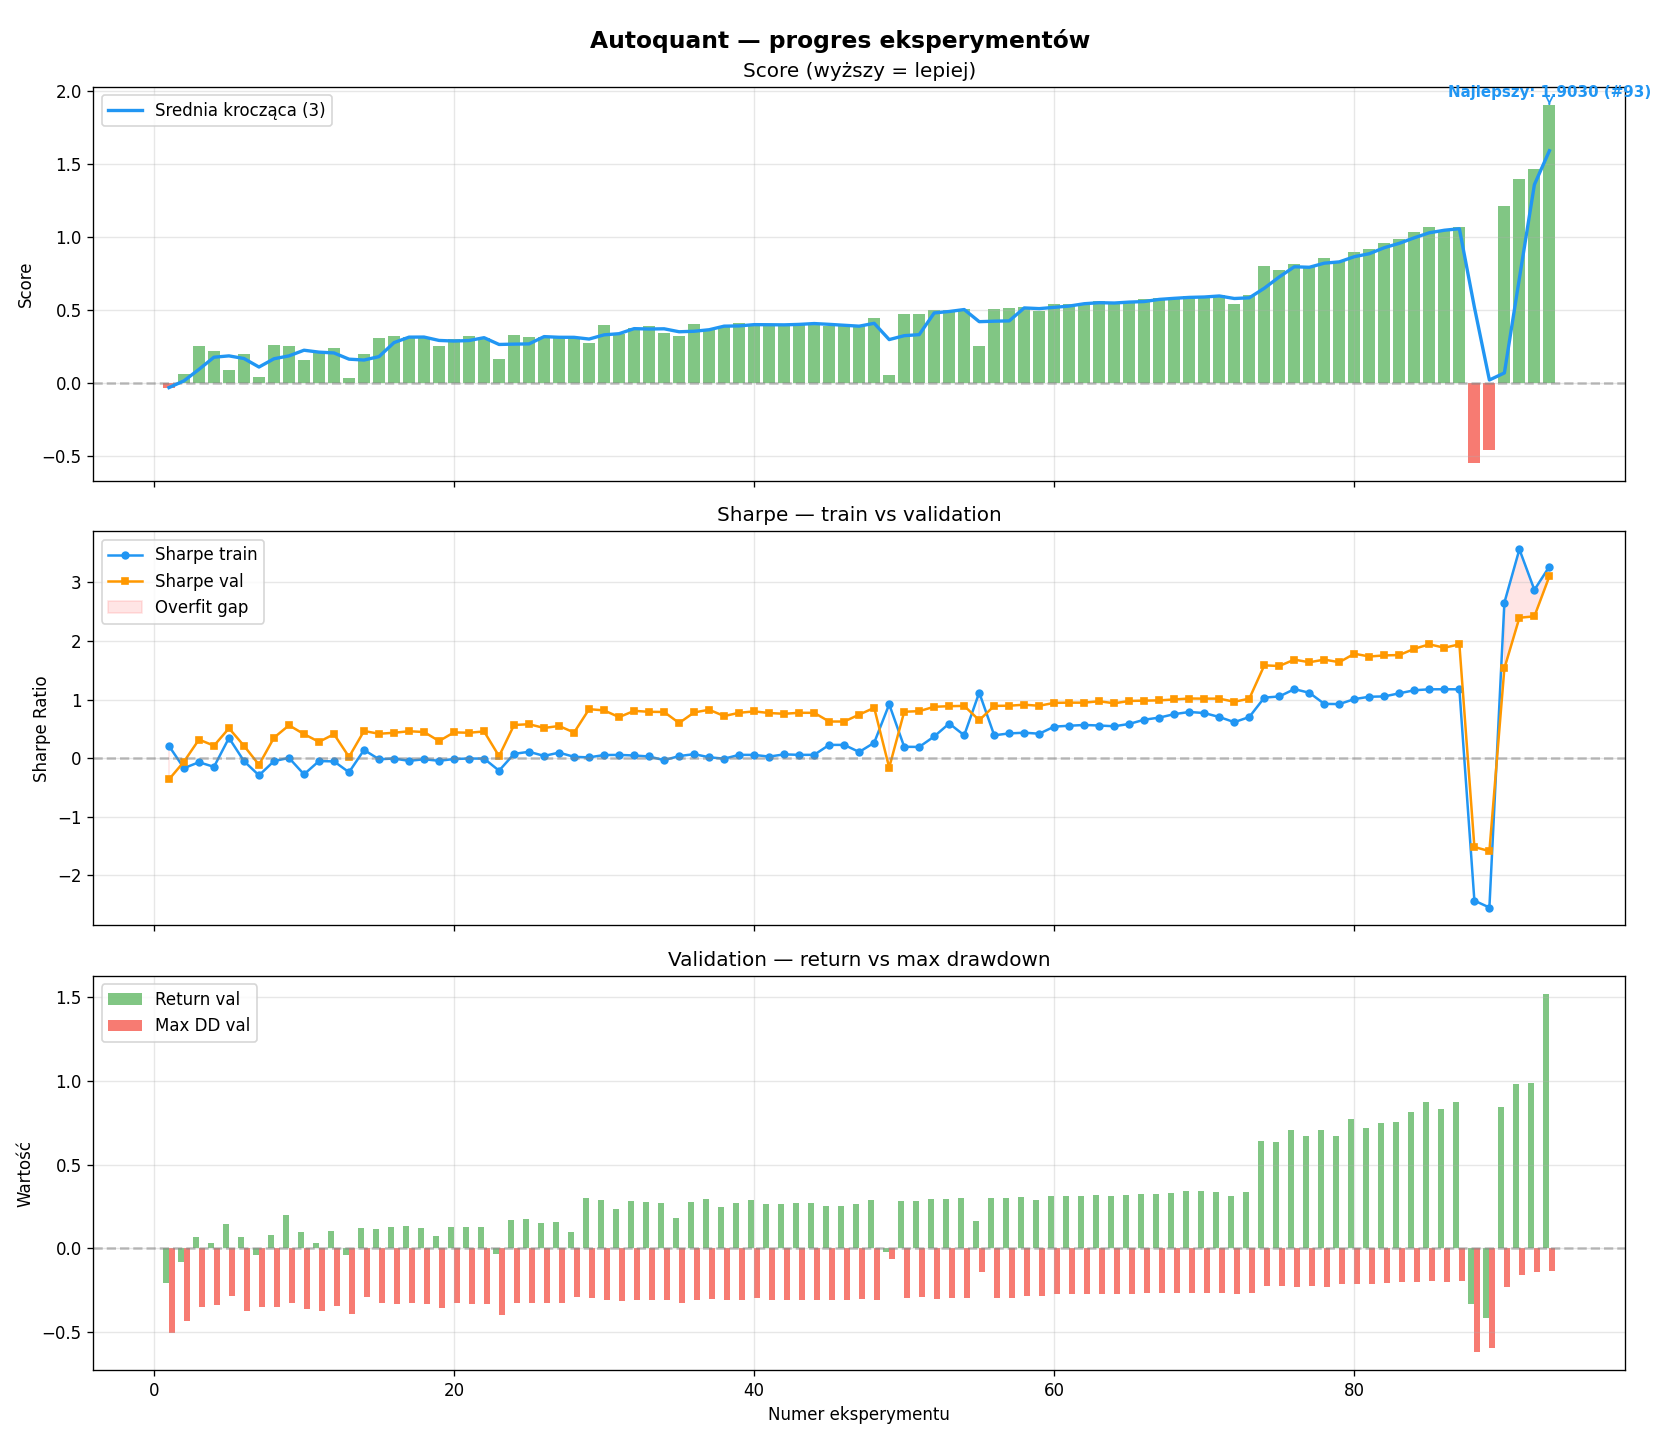

Here is the Python script that generated this plot:
"""
progress.py — wizualizacja progresu eksperymentów z results.tsv
Uruchomienie: python3 progress.py
Monitoring:   watch --color -n 30 python3 progress.py
"""

import pandas as pd
import numpy as np
import matplotlib.pyplot as plt
import subprocess
from pathlib import Path
from datetime import datetime
import sys
import os

RESULTS_FILE = Path(__file__).parent / "results.tsv"

# Kolory ANSI
GREEN = "\033[92m"
RED = "\033[91m"
YELLOW = "\033[93m"
CYAN = "\033[96m"
WHITE = "\033[97m"
BOLD = "\033[1m"
DIM = "\033[2m"
RESET = "\033[0m"
BG_GREEN = "\033[42;30m"
BG_RED = "\033[41;97m"
BG_CYAN = "\033[46;30m"


def _pct(val) -> float:
    """Konwertuje string '12.34%' lub float na float."""
    if isinstance(val, str):
        return float(val.strip('%')) / 100
    return val


def _get_system_stats() -> dict:
    """Pobiera CPU, RAM i GPU stats."""
    stats = {"cpu": 0.0, "ram_used": 0, "ram_total": 0,
             "gpu_util": 0, "gpu_mem_used": 0, "gpu_mem_total": 0,
             "gpu_temp": 0, "gpu_power": 0, "gpu_name": "?"}

    # CPU
    try:
        with open("/proc/stat") as f:
            line = f.readline()
        vals = list(map(int, line.split()[1:]))
        idle = vals[3]
        total = sum(vals)
        # Potrzebujemy dwóch odczytów — użyjemy loadavg jako przybliżenie
        with open("/proc/loadavg") as f:
            load1 = float(f.read().split()[0])
        ncpu = len(os.sched_getaffinity(0))
        stats["cpu"] = min(load1 / ncpu * 100, 100)
    except Exception:
        pass

    # RAM
    try:
        with open("/proc/meminfo") as f:
            mem = {}
            for line in f:
                parts = line.split()
                mem[parts[0].rstrip(":")] = int(parts[1])
        total = mem.get("MemTotal", 0)
        avail = mem.get("MemAvailable", 0)
        stats["ram_total"] = total // 1024  # MB
        stats["ram_used"] = (total - avail) // 1024
    except Exception:
        pass

    # GPU (nvidia-smi)
    try:
        result = subprocess.run(
            ["nvidia-smi",
             "--query-gpu=utilization.gpu,memory.used,memory.total,temperature.gpu,power.draw,name",
             "--format=csv,noheader,nounits"],
            capture_output=True, text=True, timeout=5
        )
        if result.returncode == 0:
            parts = [p.strip() for p in result.stdout.strip().split(",")]
            stats["gpu_util"] = int(parts[0])
            stats["gpu_mem_used"] = int(parts[1])
            stats["gpu_mem_total"] = int(parts[2])
            stats["gpu_temp"] = int(parts[3])
            stats["gpu_power"] = float(parts[4])
            stats["gpu_name"] = parts[5]
    except Exception:
        pass

    return stats


def _bar(pct: float, width: int = 15, fill_color: str = GREEN) -> str:
    """Rysuje pasek postępu ASCII."""
    filled = int(pct / 100 * width)
    empty = width - filled

    if pct > 80:
        fill_color = RED
    elif pct > 50:
        fill_color = YELLOW

    return f"{fill_color}{'█' * filled}{DIM}{'░' * empty}{RESET} {pct:>5.1f}%"


def _is_agent_running() -> bool:
    """Sprawdza czy strategy.py jest aktualnie uruchomiony."""
    try:
        result = subprocess.run(
            ["pgrep", "-f", "strategy.py"],
            capture_output=True, text=True, timeout=5
        )
        return result.returncode == 0
    except Exception:
        return False


def _time_ago(dt: datetime) -> str:
    """Zwraca czytelny czas od podanej daty."""
    diff = datetime.now() - dt
    minutes = int(diff.total_seconds() / 60)
    if minutes < 1:
        return "przed chwilą"
    elif minutes < 60:
        return f"{minutes} min temu"
    else:
        hours = minutes // 60
        return f"{hours}h {minutes % 60}min temu"


def load_results() -> pd.DataFrame:
    """Wczytuje results.tsv."""
    if not RESULTS_FILE.exists():
        print("Brak pliku results.tsv — uruchom najpierw strategy.py")
        sys.exit(1)

    df = pd.read_csv(RESULTS_FILE, sep="\t")
    df["data"] = pd.to_datetime(df["data"])

    for col in ["return_train", "return_val", "max_dd_val"]:
        df[col] = df[col].apply(_pct)

    if len(df) == 0:
        print("Plik results.tsv jest pusty — uruchom strategy.py")
        sys.exit(1)

    return df


def plot_progress(df: pd.DataFrame):
    """Rysuje wykres progresu eksperymentów."""
    fig, axes = plt.subplots(3, 1, figsize=(14, 12), sharex=True)
    fig.suptitle("Autoquant — progres eksperymentów", fontsize=14, fontweight="bold")

    nr = df["nr"]

    # ─── 1. Score ───
    ax = axes[0]
    colors = ["#4CAF50" if s > 0 else "#F44336" for s in df["score"]]
    ax.bar(nr, df["score"], color=colors, alpha=0.7, width=0.8)
    ax.axhline(y=0, color="gray", linestyle="--", alpha=0.5)

    if len(df) >= 3:
        rolling = df["score"].rolling(3, min_periods=1).mean()
        ax.plot(nr, rolling, color="#2196F3", linewidth=2, label="Srednia krocząca (3)")
        ax.legend()

    best_idx = df["score"].idxmax()
    best = df.loc[best_idx]
    ax.annotate(
        f"Najlepszy: {best['score']:.4f} (#{int(best['nr'])})",
        xy=(best["nr"], best["score"]),
        xytext=(best["nr"], best["score"] + 0.05),
        ha="center", fontsize=9, fontweight="bold",
        arrowprops=dict(arrowstyle="->", color="#2196F3"),
        color="#2196F3",
    )

    ax.set_ylabel("Score")
    ax.set_title("Score (wyższy = lepiej)")
    ax.grid(True, alpha=0.3)

    # ─── 2. Sharpe train vs val ───
    ax = axes[1]
    ax.plot(nr, df["sharpe_train"], "o-", color="#2196F3", label="Sharpe train", markersize=4)
    ax.plot(nr, df["sharpe_val"], "s-", color="#FF9800", label="Sharpe val", markersize=4)
    ax.axhline(y=0, color="gray", linestyle="--", alpha=0.5)
    ax.fill_between(nr, df["sharpe_train"], df["sharpe_val"],
                     where=(df["sharpe_train"] > df["sharpe_val"]),
                     alpha=0.1, color="red", label="Overfit gap")
    ax.set_ylabel("Sharpe Ratio")
    ax.set_title("Sharpe — train vs validation")
    ax.legend(loc="upper left")
    ax.grid(True, alpha=0.3)

    # ─── 3. Return i Max Drawdown ───
    ax = axes[2]
    ax.bar(nr - 0.2, df["return_val"], width=0.4, color="#4CAF50", alpha=0.7, label="Return val")
    ax.bar(nr + 0.2, df["max_dd_val"], width=0.4, color="#F44336", alpha=0.7, label="Max DD val")
    ax.axhline(y=0, color="gray", linestyle="--", alpha=0.5)
    ax.set_ylabel("Wartość")
    ax.set_xlabel("Numer eksperymentu")
    ax.set_title("Validation — return vs max drawdown")
    ax.legend()
    ax.grid(True, alpha=0.3)

    plt.tight_layout()
    save_path = Path(__file__).parent / "progress.png"
    plt.savefig(save_path, dpi=120)
    plt.close()


def print_dashboard(df: pd.DataFrame):
    """Wyświetla dashboard w terminalu."""
    best_idx = df["score"].idxmax()
    best = df.loc[best_idx]
    last = df.iloc[-1]
    first = df.iloc[0]

    W = 95

    # ─── Status agenta ───
    agent_running = _is_agent_running()
    last_time = _time_ago(last["data"])

    if agent_running:
        status = f"{BG_GREEN} AGENT PRACUJE {RESET}  Ostatni eksperyment: {last_time}"
    else:
        status = f"{BG_RED} AGENT ZATRZYMANY {RESET}  Ostatni eksperyment: {last_time}"

    # ─── System stats ───
    sys_stats = _get_system_stats()

    cpu_bar = _bar(sys_stats["cpu"])
    ram_pct = sys_stats["ram_used"] / max(sys_stats["ram_total"], 1) * 100
    ram_bar = _bar(ram_pct)
    gpu_bar = _bar(sys_stats["gpu_util"])
    vram_pct = sys_stats["gpu_mem_used"] / max(sys_stats["gpu_mem_total"], 1) * 100
    vram_bar = _bar(vram_pct)

    # ─── Nagłówek ───
    print()
    print(f"{BOLD}{CYAN}{'═' * W}{RESET}")
    print(f"{BOLD}{CYAN}  AUTOQUANT — DASHBOARD{RESET}                                    {status}")
    print(f"{BOLD}{CYAN}{'═' * W}{RESET}")

    # ─── System ───
    print(f"  {DIM}CPU{RESET}  {cpu_bar}   "
          f"{DIM}RAM{RESET}  {ram_bar}  "
          f"({sys_stats['ram_used']//1024:.0f}/{sys_stats['ram_total']//1024:.0f} GB)")

    print(f"  {DIM}GPU{RESET}  {gpu_bar}   "
          f"{DIM}VRAM{RESET} {vram_bar}  "
          f"({sys_stats['gpu_mem_used']//1024:.0f}/{sys_stats['gpu_mem_total']//1024:.0f} GB)  "
          f"{DIM}{sys_stats['gpu_temp']}°C  {sys_stats['gpu_power']:.0f}W{RESET}")

    # ─── Statystyki główne ───
    score_change = last["score"] - first["score"]
    score_arrow = "▲" if score_change > 0 else "▼"
    score_color = GREEN if score_change > 0 else RED

    # Ile było pozytywnych
    positive = (df["score"] > 0).sum()
    win_rate = positive / len(df)

    # Średni score z ostatnich 5
    last5_avg = df["score"].tail(5).mean()

    print(f"""
  {BOLD}Eksperymenty:{RESET} {len(df)}     {BOLD}Pozytywnych:{RESET} {positive}/{len(df)} ({win_rate:.0%})     {BOLD}Średnia (ost. 5):{RESET} {last5_avg:+.4f}

  ┌─────────────────────────────────────────────────────────────────────────────────┐
  │  {BOLD}NAJLEPSZY{RESET}   {BG_GREEN} #{int(best['nr']):>3}  score {best['score']:+.4f}  Sharpe {best['sharpe_val']:+.3f}  ret {best['return_val']:+.1%}  dd {best['max_dd_val']:+.1%} {RESET}  │
  │  {BOLD}OSTATNI {RESET}    {score_color} #{int(last['nr']):>3}  score {last['score']:+.4f}  Sharpe {last['sharpe_val']:+.3f}  ret {last['return_val']:+.1%}  dd {last['max_dd_val']:+.1%} {RESET}  │
  │  {BOLD}ZMIANA  {RESET}    {score_color}{score_arrow} {score_change:+.4f} od startu{RESET}                                                      │
  └─────────────────────────────────────────────────────────────────────────────────┘
""")

    # ─── Top 5 ───
    top5 = df.nlargest(5, "score")
    print(f"  {BOLD}{YELLOW}TOP 5 NAJLEPSZYCH{RESET}")
    print(f"  {'─' * (W - 4)}")
    print(f"  {'#':>4}  {'Score':>8}    {'Sharpe V':>9}  {'Return V':>10}  {'MaxDD V':>9}  {'Trades':>6}  Opis")
    print(f"  {'─' * (W - 4)}")

    for _, r in top5.iterrows():
        is_best = r["nr"] == best["nr"]
        marker = f"{BG_GREEN}" if is_best else "  "
        end = f"{RESET}" if is_best else ""

        ret_c = GREEN if r["return_val"] > 0 else RED
        dd_c = RED if r["max_dd_val"] < -0.3 else YELLOW if r["max_dd_val"] < -0.2 else GREEN

        print(f"{marker}{int(r['nr']):>4}  {GREEN}{r['score']:>+8.4f}{RESET}    "
              f"{r['sharpe_val']:>+9.3f}  "
              f"{ret_c}{r['return_val']:>+9.1%}{RESET}   "
              f"{dd_c}{r['max_dd_val']:>+8.1%}{RESET}  "
              f"{r['trades_val']:>6}  "
              f"{r['opis'][:40]}{end}")

    # ─── Ostatnie eksperymenty ───
    print()
    print(f"  {BOLD}OSTATNIE EKSPERYMENTY{RESET}")
    print(f"  {'─' * (W - 4)}")
    print(f"  {'#':>4}  {'Czas':>5}  {'Score':>8}  {'':>2}  "
          f"{'ShT':>5}  {'ShV':>5}  {'RetV':>7}  {'DDV':>7}  {'Tr':>4}  Opis")
    print(f"  {'─' * (W - 4)}")

    tail = df.tail(15)
    for _, r in tail.iterrows():
        sc = GREEN if r["score"] > 0.2 else YELLOW if r["score"] > 0 else RED
        ret_c = GREEN if r["return_val"] > 0 else RED
        dd_c = RED if r["max_dd_val"] < -0.3 else YELLOW

        # Strzałka vs poprzedni
        idx = df.index[df["nr"] == r["nr"]].tolist()
        if idx and idx[0] > 0:
            prev_score = df.iloc[idx[0] - 1]["score"]
            diff = r["score"] - prev_score
            if diff > 0.01:
                arrow = f" {GREEN}▲{RESET}"
            elif diff < -0.01:
                arrow = f" {RED}▼{RESET}"
            else:
                arrow = f" {DIM}={RESET}"
        else:
            arrow = "  "

        star = f"{YELLOW}*{RESET}" if r["nr"] == best["nr"] else " "
        time_str = r["data"].strftime("%H:%M")

        print(f" {star}{int(r['nr']):>3}  {DIM}{time_str}{RESET}  "
              f"{sc}{r['score']:>+7.4f}{RESET} {arrow} "
              f"{r['sharpe_train']:>+5.2f}  {r['sharpe_val']:>+5.2f}  "
              f"{ret_c}{r['return_val']:>+6.1%}{RESET}  "
              f"{dd_c}{r['max_dd_val']:>+6.1%}{RESET}  "
              f"{r['trades_val']:>4}  "
              f"{DIM}{r['opis'][:35]}{RESET}")

    # ─── Stopka ───
    print(f"  {'─' * (W - 4)}")
    print(f"  {DIM}* = najlepszy   ▲ poprawa  ▼ pogorszenie  = bez zmian{RESET}")
    print(f"  {DIM}ShT = Sharpe train   ShV = Sharpe val   RetV = return val   DDV = max drawdown   Tr = transakcje{RESET}")
    print(f"{BOLD}{CYAN}{'═' * W}{RESET}")
    print()


if __name__ == "__main__":
    df = load_results()
    plot_progress(df)
    print_dashboard(df)
